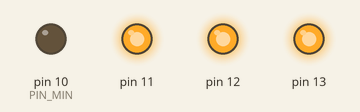
Simulated run of this sketch. Board: Arduino Uno, built with avr-gcc and run on an emulated ATmega328P. Shown: output pins drawn as LEDs (lit = HIGH).

Above: at 0.2 s.
At 1.2 s:
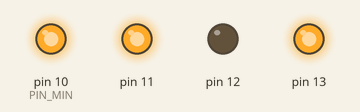
At 2.7 s:
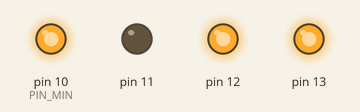
At 3.7 s:
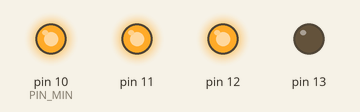
Timing chart, 0 to 4.6 s (numbered marks = the images above):
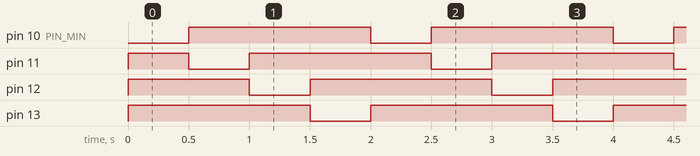

The sketch:

hw2.ino
```cpp
#define TRANSITION 500

#define PIN_MIN 10
#define PINS 4

void setup()
{
  for (int i = 0; i < PINS; i++)
    pinMode(i + PIN_MIN, OUTPUT);
}

void loop()
{
  int active = (millis() % (TRANSITION * 4)) / TRANSITION;

  for (int i = 0; i < PIN_MIN; i++)
    digitalWrite(i + PIN_MIN, i == active ? LOW : HIGH);
}
```

Measured:
- by itself, pin 10 (PIN_MIN), pin 13: alternates HIGH for 1.5 s and LOW for 0.50 s
- by itself, pin 11, pin 12: repeats every 2.0 s: LOW 0.50 s, HIGH 1.5 s
- by itself, everything shown: repeats every 2.0 s, in 4 steps
